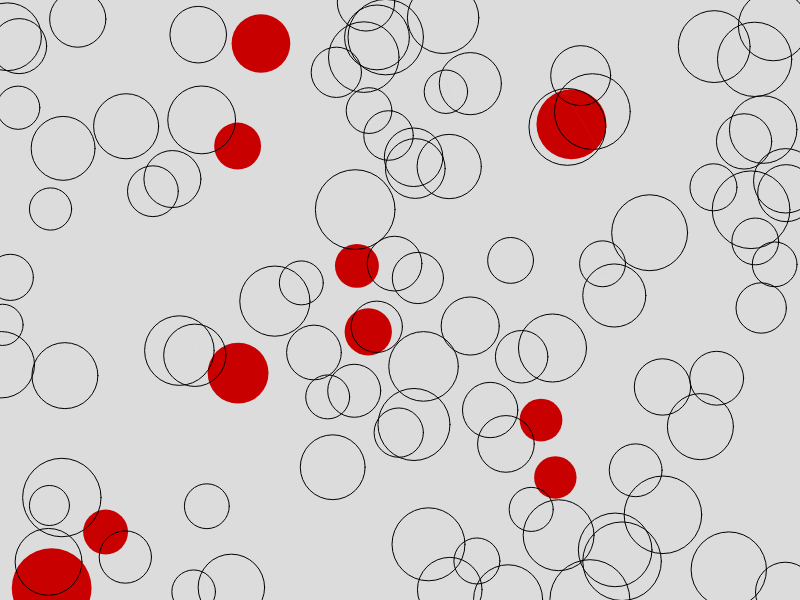
Frame 1 (no input)
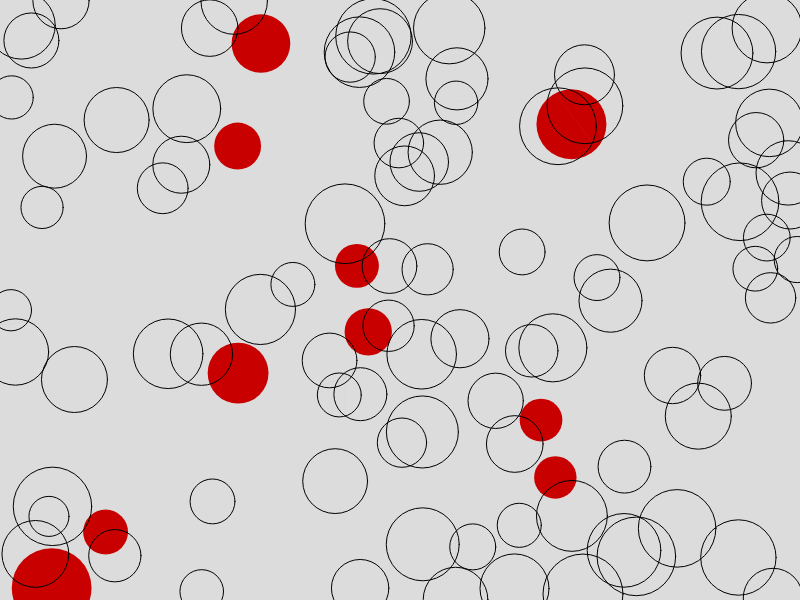
Frame 60 (no input)
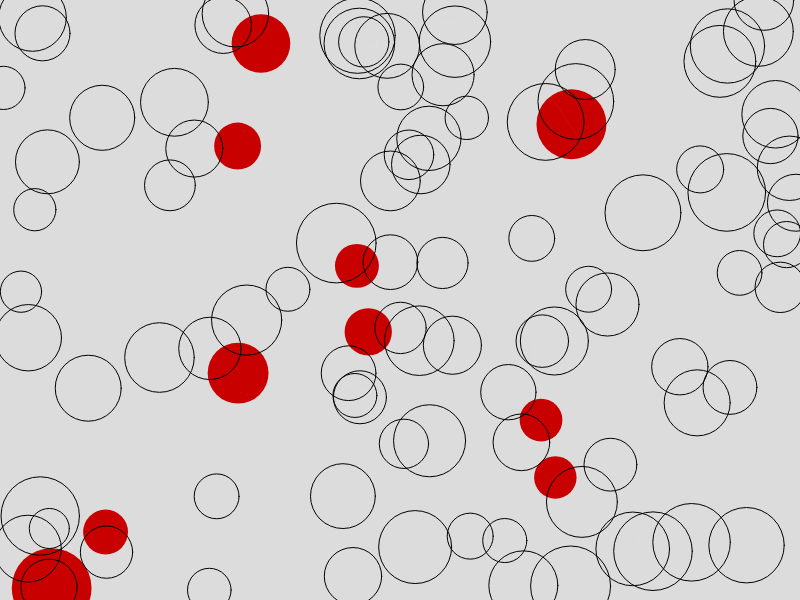
Frame 120 (the mouse pressed at the canvas centre since frame 60)

The p5.js sketch that drew these frames (run headless with seeded random() and noise() and a simulated clock; from frame 60 on, the mouse is pressed at the canvas centre):

// p5.js sketch
// ── sketch.js
let walkers = [];

function setup() {
  createCanvas(800, 600);
  for (let i = 0; i < 100; i++) {
    if (i < 10)  {
      walkers.push(new Food());  
    }
    else {
      walkers.push(new Walker());
    }
  }
}

function draw() {
  background(220);
  for (let i = 0; i < walkers.length; i++) {
    walkers[i].update();
    
    // check collisions
    for (let j = i; j < walkers.length; j++) {
      if (intersects(walkers[j], walkers[i])) {
        console.log('hit');
      }
    }
    
    walkers[i].render();
  }
}

function intersects(cA, cB) {

  let dx = cA.x - cB.x;
  let dy = cA.y - cB.y;
  let d2 = dx * dx + dy * dy;
  let d = sqrt(d2);

  if ((d > cA.r + cB.r) || (d < abs(cA.r - cB.r))) {
    return false; // no intersection 
  }

  let a = (cA.r2 - cB.r2 + d2) / (2 * d);
  let h = sqrt(cA.r2 - a * a);
  let x2 = cA.x + a * (cB.x - cA.x) / d;
  let y2 = cA.y + a * (cB.y - cA.y) / d;

  let paX = x2 + h * (cB.y - cA.y) / d;
  let paY = y2 - h * (cB.x - cA.x) / d;
  let pbX = x2 - h * (cB.y - cA.y) / d;
  let pbY = y2 + h * (cB.x - cA.x) / d;

  //return true;
  stroke(dist(paX, paY, pbX, pbY)*4, 12); 
  line(paX, paY, pbX, pbY);
}

class Walker {
  constructor() {
    this.x = random(width);
    this.y = random(height);
    this.r = random(20, 40);
    this.vx = random(-0.25, 0.25);
    this.vy = random(-0.25, 0.25);
    this.r2 = this.r * this.r;
  }
  update() {
    this.x += this.vx + random() - 0.5;
    this.y += this.vy + random() - 0.5;
    
    // wraparound if we're off edge
    this.x = (this.x + width) % width;
    this.y = (this.y + height) % height;
  }
  render() {
    noFill();
    stroke(0);
    circle(this.x, this.y, this.r*2);
  }
}

class Food extends Walker {
  constructor() {
    super();
  }
  update() {}
  render() {
    noStroke();
    fill(200,0,0);
    circle(this.x, this.y, this.r*2);
  }
}
